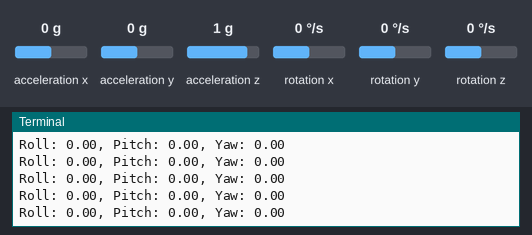
Recording of a program running on a simulated Raspberry Pi (BCM pin numbers). Shown: the last lines printed to the terminal. The inputs (shaded band) are chosen by the test bench; at power-on: acceleration x 0 g, acceleration y 0 g, acceleration z 1 g, rotation x 0 °/s, rotation y 0 °/s, rotation z 0 °/s. The clock reads 2024-03-15 10:24:30 at power-on unless the program sets it.

Above: at 2.6 s.
2.7 s: acceleration x set to -1.4 g
At 2.81 s:
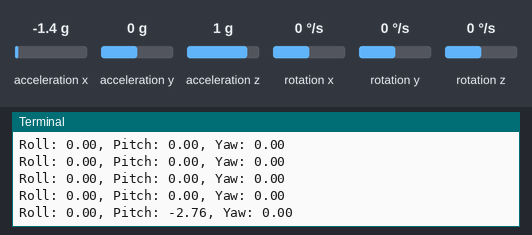
4.2 s: acceleration y set to -1.4 g
At 4.24 s:
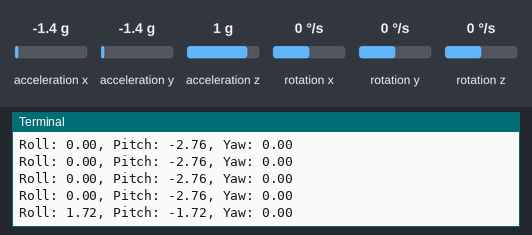
5.7 s: acceleration z set to -1.4 g
At 5.77 s:
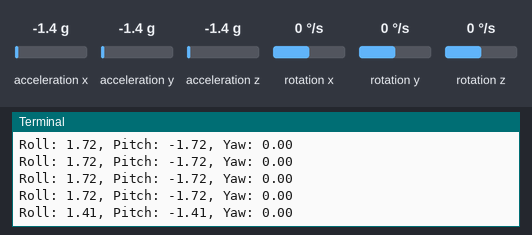
7.2 s: rotation x set to -192 °/s
At 7.2 s:
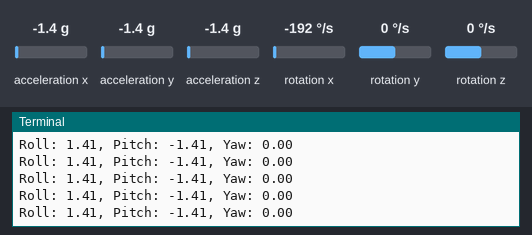
8.7 s: rotation y set to -192 °/s
At 8.74 s:
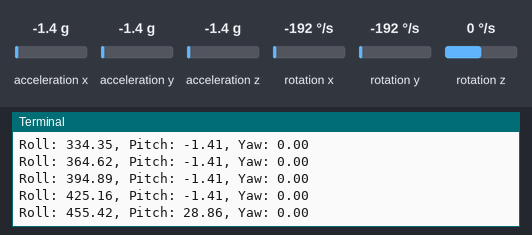
Timing chart, 0 to 11.2 s (numbered marks = the images above; inputs shaded):
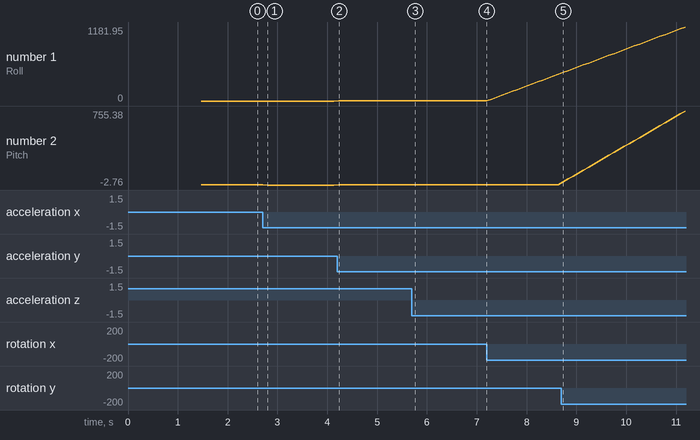

The program:

test.py
```python
from mpu_lib import MPU6050
import time

def main():
    # Initialize the MPU6050 sensor
    mpu = MPU6050()

    # Calibrate the sensor
    print("Calibrating sensor...")
    mpu.calculate_IMU_error()
    print("Calibration complete!")

    # Continuously read sensor data
    print("Reading data...")
    try:
        while True:
            roll, pitch, yaw = mpu.update_mpu_readings()
            print(f"Roll: {roll:.2f}, Pitch: {pitch:.2f}, Yaw: {yaw:.2f}")
            time.sleep(0.1)
    except KeyboardInterrupt:
        print("\nExiting...")

if __name__ == "__main__":
    main()
```

mpu_lib.py
```python
import smbus2
import time
import math

class MPU6050:
    def __init__(self, bus_number=1, mpu_address=0x68):
        self.bus = smbus2.SMBus(bus_number)
        self.MPU = mpu_address
        self.AccErrorX = 0
        self.AccErrorY = 0
        self.GyroErrorX = 0
        self.GyroErrorY = 0
        self.GyroErrorZ = 0
        self.gyroAngleX = 0
        self.gyroAngleY = 0
        self.yaw = 0
        self.previousTime = time.time()
        self._initialize_mpu()

    def _read_mpu_registers(self, register, length):
        """Reads data from the specified MPU register."""
        data = self.bus.read_i2c_block_data(self.MPU, register, length)
        return data

    def _initialize_mpu(self):
        """Initializes the MPU-6050 by waking it up from sleep mode."""
        self.bus.write_byte_data(self.MPU, 0x6B, 0)  # Wake up MPU-6050

    def calculate_IMU_error(self):
        """Calculates accelerometer and gyroscope calibration errors."""
        # Calculate accelerometer error
        for _ in range(200):
            data = self._read_mpu_registers(0x3B, 6)
            AccX = (data[0] << 8 | data[1]) / 16384.0
            AccY = (data[2] << 8 | data[3]) / 16384.0
            AccZ = (data[4] << 8 | data[5]) / 16384.0

            # Avoid division by zero
            denominator1 = math.sqrt(AccX**2 + AccZ**2)
            if denominator1 == 0:
                continue  # Skip iteration if denominator is zero

            self.AccErrorX += math.atan(AccY / denominator1) * 180 / math.pi
            self.AccErrorY += math.atan(-AccX / denominator1) * 180 / math.pi

        self.AccErrorX /= 200
        self.AccErrorY /= 200

        # Calculate gyroscope error
        for _ in range(200):
            data = self._read_mpu_registers(0x43, 6)
            GyroX = (data[0] << 8 | data[1])
            GyroY = (data[2] << 8 | data[3])
            GyroZ = (data[4] << 8 | data[5])

            self.GyroErrorX += GyroX / 131.0
            self.GyroErrorY += GyroY / 131.0
            self.GyroErrorZ += GyroZ / 131.0

        self.GyroErrorX /= 200
        self.GyroErrorY /= 200
        self.GyroErrorZ /= 200

    def update_mpu_readings(self):
        """Updates and calculates roll, pitch, and yaw."""
        # Read accelerometer data
        data = self._read_mpu_registers(0x3B, 6)
        AccX = (data[0] << 8 | data[1]) / 16384.0
        AccY = (data[2] << 8 | data[3]) / 16384.0
        AccZ = (data[4] << 8 | data[5]) / 16384.0

        accAngleX = math.atan(AccY / math.sqrt(AccX**2 + AccZ**2)) * 180 / math.pi - self.AccErrorX
        accAngleY = math.atan(-AccX / math.sqrt(AccY**2 + AccZ**2)) * 180 / math.pi - self.AccErrorY

        # Calculate elapsed time
        currentTime = time.time()
        elapsedTime = currentTime - self.previousTime
        self.previousTime = currentTime

        # Read gyroscope data
        data = self._read_mpu_registers(0x43, 6)
        GyroX = (data[0] << 8 | data[1]) / 131.0
        GyroY = (data[2] << 8 | data[3]) / 131.0
        GyroZ = (data[4] << 8 | data[5]) / 131.0

        GyroX -= self.GyroErrorX
        GyroY -= self.GyroErrorY
        GyroZ -= self.GyroErrorZ

        # Integrate gyroscope data
        self.gyroAngleX += GyroX * elapsedTime
        self.gyroAngleY += GyroY * elapsedTime
        self.yaw += GyroZ * elapsedTime

        # Complementary filter
        roll = 0.96 * self.gyroAngleX + 0.04 * accAngleX
        pitch = 0.96 * self.gyroAngleY + 0.04 * accAngleY

        return roll, pitch, self.yaw
```

Measured:
- after the input at 2.7 s, the terminal: prints a new line after 0.10 s (image 1)
- after the input at 4.2 s, the terminal: prints a new line at once (image 2)
- after the input at 5.7 s, the terminal: prints a new line after 0.07 s (image 3)
- after the input at 8.7 s, the terminal: prints a new line at once (image 5)
- plotted number 1: 0 → 1.72 after the input at 4.2 s, 1.72 → 1.41 after the input at 5.7 s, 1.41 → 425.16 after the input at 7.2 s, 425.16 → 1181.95 after the input at 8.7 s
- plotted number 2: 0 → -2.76 after the input at 2.7 s, -2.76 → -1.72 after the input at 4.2 s, -1.72 → -1.41 after the input at 5.7 s, -1.41 → 755.38 after the input at 8.7 s
